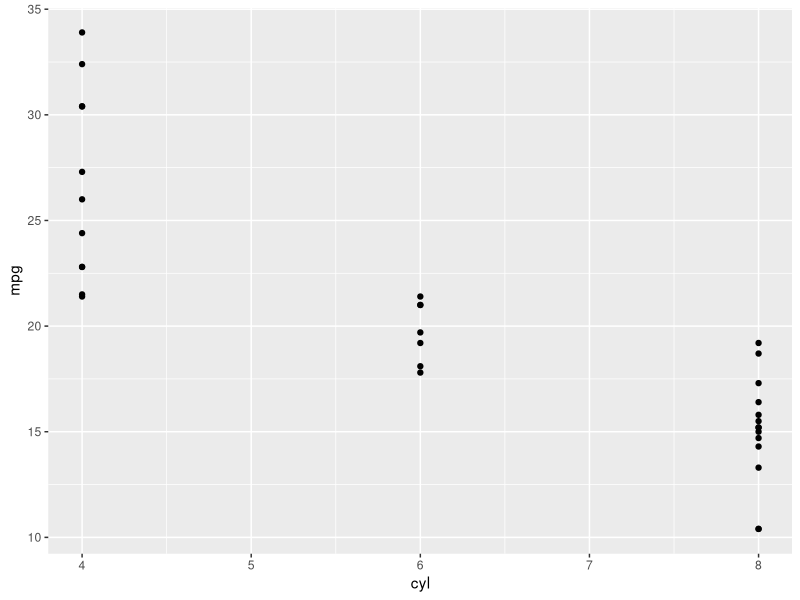
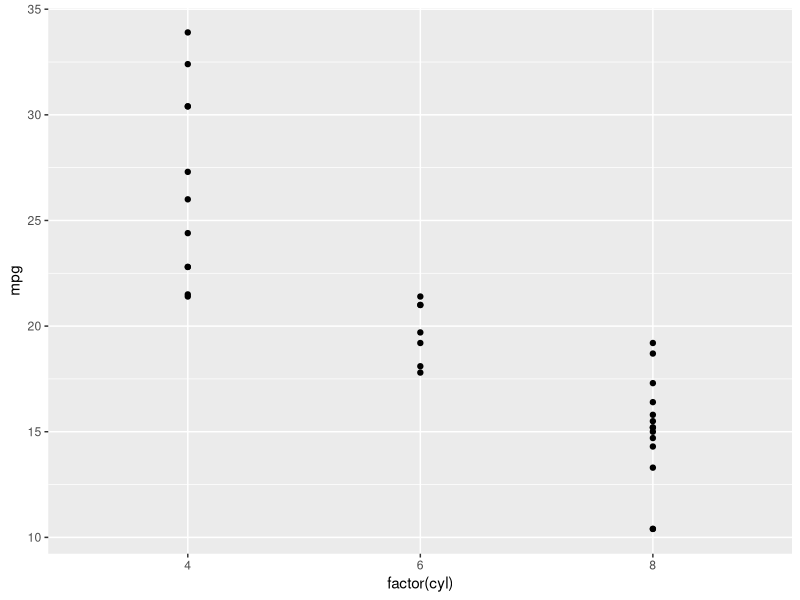
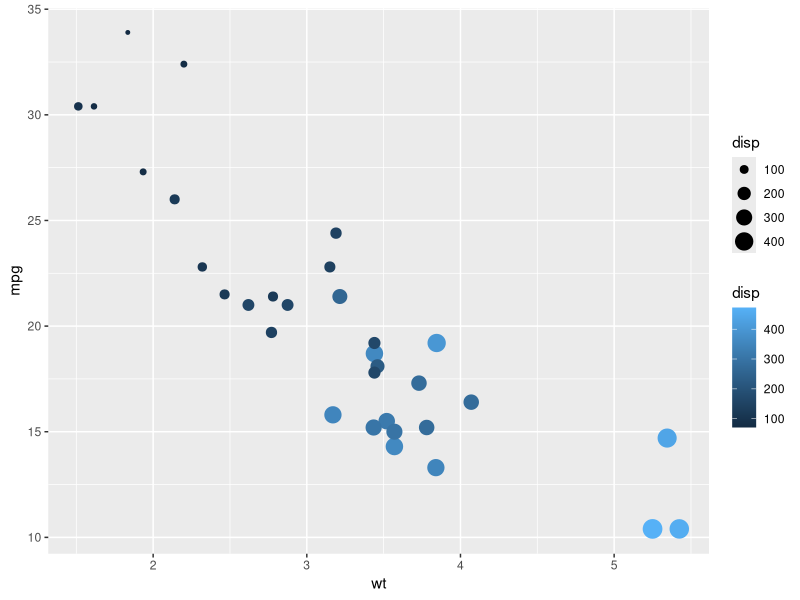
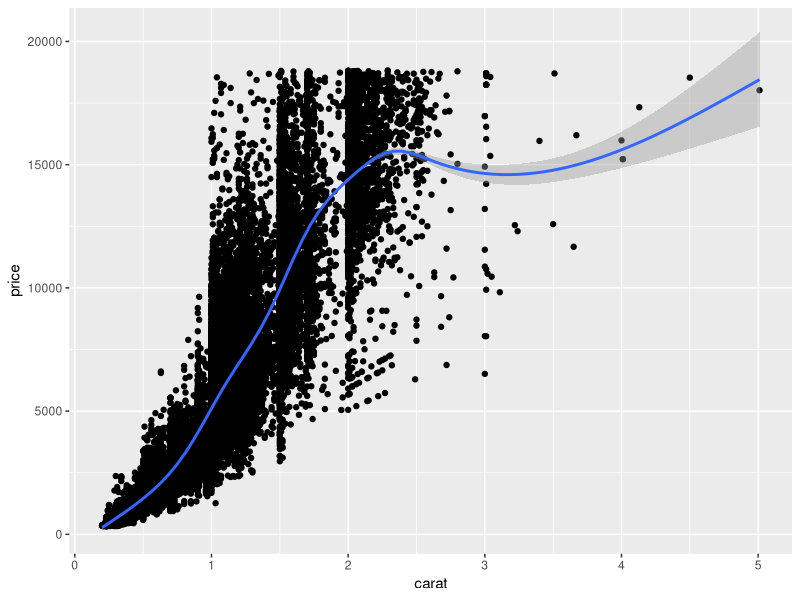
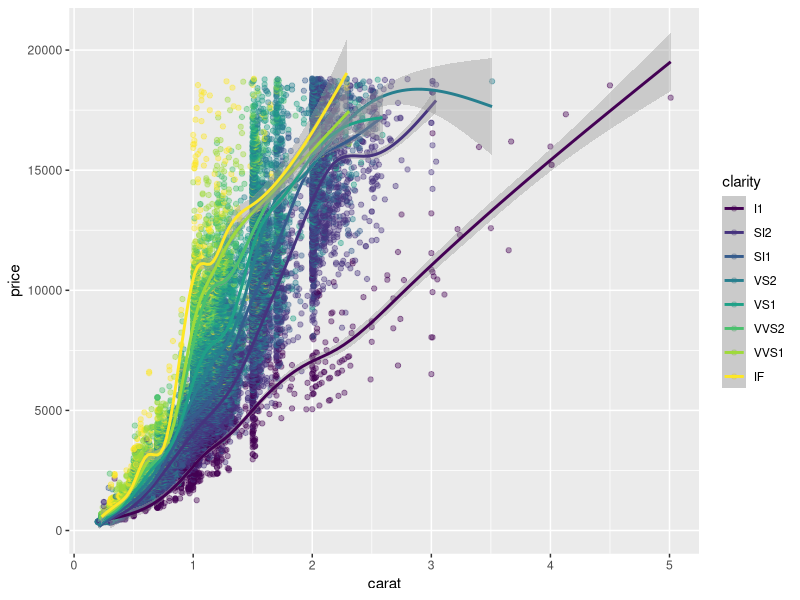
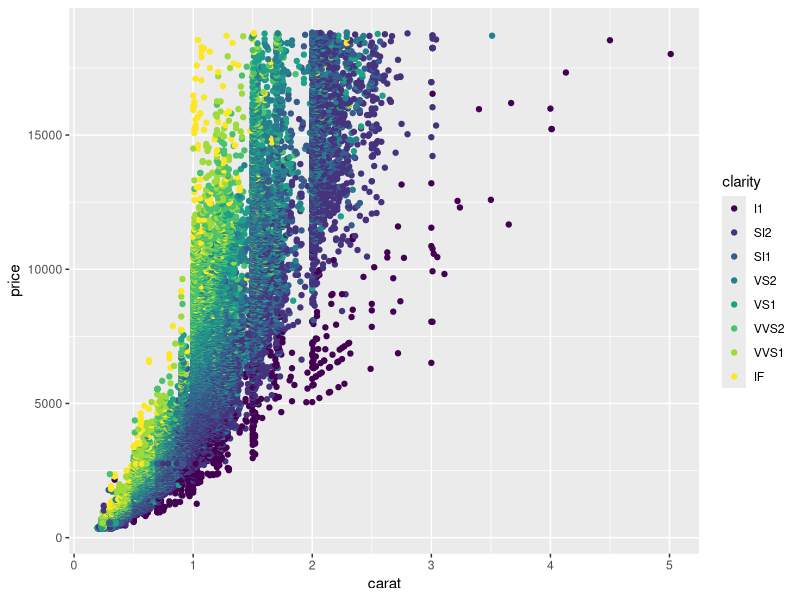

Write the R code that produced these figures, in order. (Note: this script raises an error after producing the figures.)
#1
# Load the ggplot2 package
library(ggplot2)

# Explore the mtcars data frame with str()
str(mtcars)

# Execute the following command
ggplot(mtcars, aes(cyl, mpg)) +
  geom_point()

#2
# Load the ggplot2 package
library(ggplot2)

# Change the command below so that cyl is treated as factor
ggplot(mtcars, aes(factor(cyl), mpg)) +
  geom_point()

#3
# Change the color aesthetic to a size aesthetic
ggplot(mtcars, aes(wt, mpg, color = disp, size = disp)) +
  geom_point()

#4
# Add geom_smooth() with +
ggplot(diamonds, aes(carat, price)) +
  geom_point() +
  geom_smooth()

#5
# Make the points 40% opaque
ggplot(diamonds, aes(carat, price, color = clarity)) +
  geom_point(alpha = 0.4) +
  geom_smooth()

#6
# From previous step
plt_price_vs_carat <- ggplot(diamonds, aes(carat, price))

# Edit this to map color to clarity,
# Assign the updated plot to a new object
plt_price_vs_carat_by_clarity <- plt_price_vs_carat + geom_point(aes(color = clarity))

# See the plot
plt_price_vs_carat_by_clarity

#7
ggplot(mtcars, aes(wt, mpg, color = fcyl)) +
  # Set the shape and size of the points
  geom_point(shape = 1, size = 4)

#8
# Map color to fam
ggplot(mtcars, aes(wt, mpg, fill = fcyl, color = fam)) +
  geom_point(shape = 21, size = 4, alpha = 0.6)

#9
# Base layer
plt_mpg_vs_wt <- ggplot(mtcars, aes(wt, mpg))

# Use text layer and map fcyl to label
plt_mpg_vs_wt +
  geom_text(aes(label = fcyl))

#10
# A hexadecimal color
my_blue <- "#4ABEFF"

# Change the color mapping to a fill mapping
ggplot(mtcars, aes(wt, mpg, fill = fcyl)) +
  # Set point size and shape
  geom_point(color = my_blue, size = 10, shape = 1)

#11
ggplot(mtcars, aes(wt, mpg, color = fcyl)) +
  # Add points layer with shape 24 and color yellow
  geom_point(shape = 24, color = "yellow")

#12
# 5 aesthetics: add a mapping of size to hp / wt
ggplot(mtcars, aes(mpg, qsec, color = fcyl, shape = fam,size = hp/wt)) +
  geom_point()

#13

